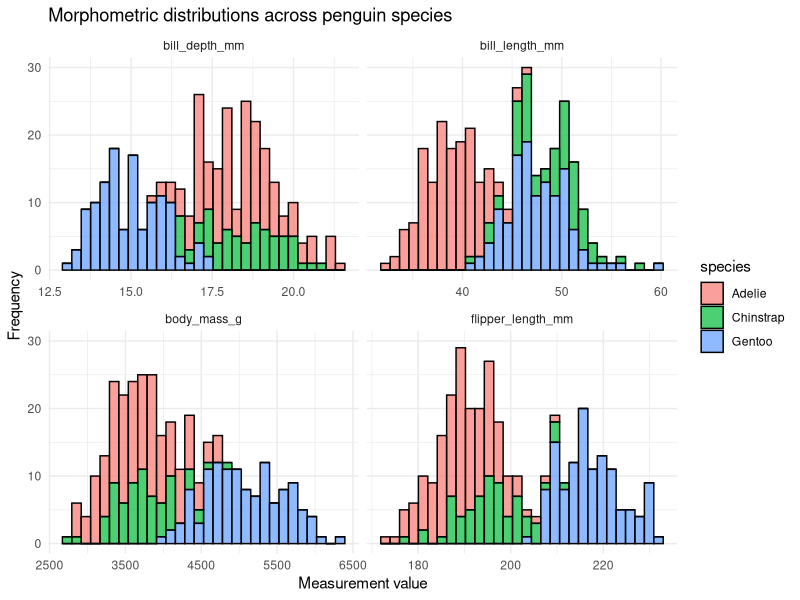
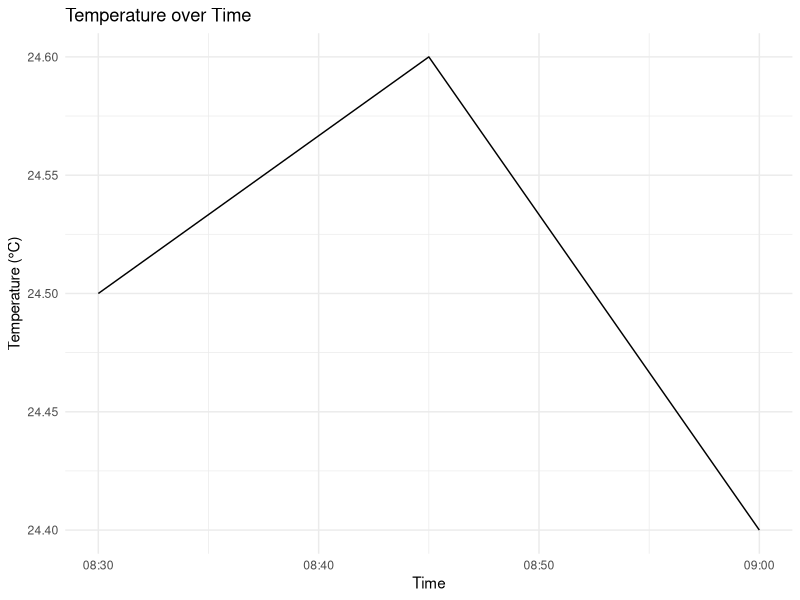

These charts were generated, in order, by the following R code:
## ---- chunk 1
#loading library
library(tidyverse)
library(palmerpenguins)
library(dplyr)


## ---- chunk 2
billboard |> 
  pivot_longer(
    cols = starts_with("wk"), 
    names_to = "week", 
    values_to = "rank"
  )
## ---- chunk 3
billboard |> 
  pivot_longer(
    cols = starts_with("wk"), 
    names_to = "week", 
    values_to = "rank",
    values_drop_na = TRUE
  )
#> # A tibble: 5,307 × 5
#>   artist track                   date.entered week   rank
#>   <chr>  <chr>                   <date>       <chr> <dbl>
#> 1 2 Pac  Baby Don't Cry (Keep... 2000-02-26   wk1      87
#> 2 2 Pac  Baby Don't Cry (Keep... 2000-02-26   wk2      82
#> 3 2 Pac  Baby Don't Cry (Keep... 2000-02-26   wk3      72
#> 4 2 Pac  Baby Don't Cry (Keep... 2000-02-26   wk4      77
#> 5 2 Pac  Baby Don't Cry (Keep... 2000-02-26   wk5      87
#> 6 2 Pac  Baby Don't Cry (Keep... 2000-02-26   wk6      94
#> # ℹ 5,301 more rows
## ---- chunk 4
billboard_longer <- billboard |> 
  pivot_longer(
    cols = starts_with("wk"), 
    names_to = "week", 
    values_to = "rank",
    values_drop_na = TRUE
  ) |> 
  mutate(
    week = parse_number(week)
  )

billboard_longer

## ---- chunk 5
df <- tribble(
  ~id,  ~bp1, ~bp2,
   "A",  100,  120,
   "B",  140,  115,
   "C",  120,  125
)
## ---- chunk 6

df |> 
  pivot_longer(
    cols = bp1:bp2,
    names_to = "measurement",
    values_to = "value"
  )
## ---- chunk 7
cms_patient_experience
## ---- chunk 8
cms_patient_experience |> 
  distinct(measure_cd, measure_title)
## ---- chunk 9
cms_patient_experience |> 
  pivot_wider(
    names_from = measure_cd,
    values_from = prf_rate
  )
## ---- chunk 10
cms_patient_experience |> 
  pivot_wider(
    id_cols = starts_with("org"),
    names_from = measure_cd,
    values_from = prf_rate
  )

## ---- chunk 11
df1  <- tribble(
  ~id, ~measurement, ~value,
  "A",        "bp1",    100,
  "B",        "bp1",    140,
  "B",        "bp2",    115, 
  "A",        "bp2",    120,
  "A",        "bp3",    105
)
## ---- chunk 12
df1 |> 
  pivot_wider(
    names_from = measurement,
    values_from = value
  )
## ---- chunk 13
df1 |> 
  distinct(measurement) |> 
  pull()
## ---- chunk 14
df1 |> 
  select(-measurement, -value) |> 
  distinct()

## ---- chunk 15
df1 |> 
  select(-measurement, -value) |> 
  distinct() |> 
  mutate(x = NA, y = NA, z = NA)

## ---- chunk 16
library(palmerpenguins)

# Create a long version of the penguins dataset

penguins_long <- penguins |>
  pivot_longer(
    cols = c(bill_length_mm, bill_depth_mm, flipper_length_mm, body_mass_g),
    names_to = "measurement_type",
    values_to = "value"
  )
# View the result
head(penguins_long)

## ---- chunk 17
penguins_long |>
  drop_na(value) |>
  ggplot(aes(x = value, fill = species)) +
  geom_histogram(bins = 30, alpha = 0.7, colour = "black") +
  facet_wrap(~ measurement_type, scales = "free_x") +
  theme_minimal() +
  labs(
    title = "Morphometric distributions across penguin species",
    x = "Measurement value",
    y = "Frequency"
  )

## ---- chunk 18
mass_summary <- penguins |>
  drop_na(body_mass_g) |>
  group_by(species, island) |>
  summarise(mean_mass = mean(body_mass_g))

head(mass_summary)

## ---- chunk 19
mass_summary_wide <- mass_summary |>
  pivot_wider(
    names_from = island,
    values_from = mean_mass
  )


head(mass_summary_wide)

## ---- chunk 20
table3

## ---- chunk 21
table3 %>% 
  separate(rate, into = c("cases", "population"))

## ---- chunk 22
#rewrite the code above as to change the default although this is what the default is:
table3 %>% 
  separate(rate, into = c("cases", "population"), sep = "/")


## ---- chunk 23
table3 %>% 
  separate(rate, into = c("cases", "population"), convert = TRUE) # this converts the default character variables into numeric variables

## ---- chunk 24
table3 %>% 
  separate(year, into = c("century", "year"), sep = 2) # seperates the year into 2 variables - centrury and year

## ---- chunk 25
table5 %>% 
  unite(new, century, year, sep = "") # need to add sep ="" because we don’t want any separator (the default is to add an underscore _)
## ---- chunk 26
library(tidyverse)

# A remarkably messy data frame of field sites
messy_sites <- tibble(
  site_id = c(" Nelly Bay", "nelly_bay", "NELLY BAY", " Geoffrey_Bay ", "geoffrey bay")
)

# Using stringr within mutate to standardize the text
clean_sites <- messy_sites |>
  mutate(
    # 1. Convert everything to lowercase
    site_clean = str_to_lower(site_id),
     # 2. Trim any leading or trailing whitespace (invisible spaces at the ends)
    site_clean = str_trim(site_clean),
    # 3. Replace any spaces with underscores
    site_clean = str_replace_all(site_clean, pattern = " ", replacement = "_"),
   
  )

print(clean_sites)

## ---- chunk 27
library(lubridate)

# Parsing different date formats
date_1 <- dmy("25/12/2026")
date_2 <- ymd("2026-12-25")

# R now recognizes these as identical Date objects
date_1 == date_2

## ---- chunk 28
# A tibble of raw sensor data with a messy character timestamp
sensor_data <- tibble(
  raw_time = c("14-05-2026 08:30:00", "14-05-2026 08:45:00", "14-05-2026 09:00:00"),
  temperature = c(24.5, 24.6, 24.4)
)

# Converting character strings to true POSIXct datetime objects
sensor_clean <- sensor_data |>
  mutate(
    true_time = dmy_hms(raw_time)
  )

print(sensor_clean)


## ---- chunk 29
ggplot(sensor_clean, aes(x = true_time, y = temperature)) +
  geom_line() +
  labs(title = "Temperature over Time", x = "Time", y = "Temperature (°C)") +
  theme_minimal()
## ---- chunk 30
# Table 1: Biological observation data
observations <- tibble(
  site_code = c("NB", "GB", "MI", "NB"),
  species = c("Trout", "Snapper", "Trout", "Cod"),
  count = c(5, 2, 1, 3)
)

# Table 2: Spatial metadata
site_metadata <- tibble(
  site_code = c("NB", "GB", "MI", "RP"),
  zone = c("Marine National Park", "Conservation Park", "Habitat Protection", "General Use"),
  lat = c(-19.16, -19.15, -19.14, -19.12)
)
